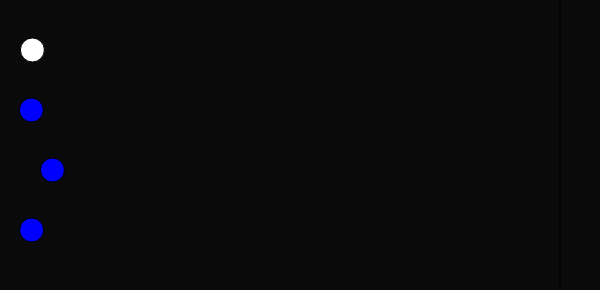
Frame 1 (no input)
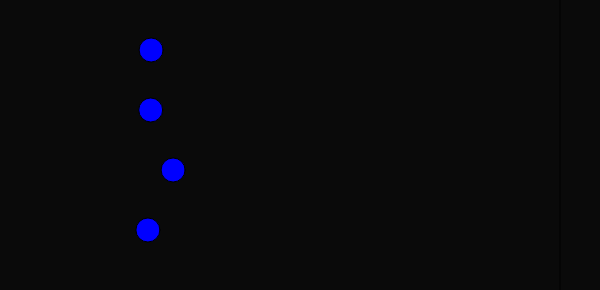
Frame 60 (no input)
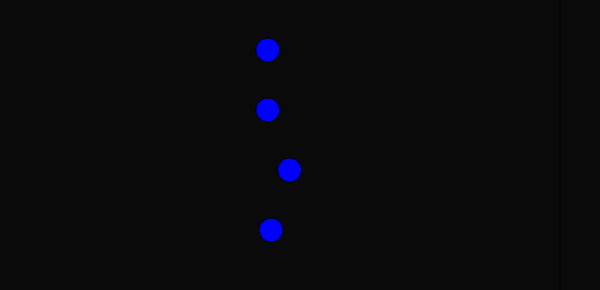
Frame 120 (the mouse pressed at the canvas centre since frame 60)

The p5.js sketch that drew these frames (run headless with seeded random() and noise() and a simulated clock; from frame 60 on, the mouse is pressed at the canvas centre):

// p5.js sketch
// ── sketch.js
let racerXs = [30, 30, 50, 30];
let startY = 50;
let yStep = 60;
let finishX = 560;
let boostX = 300;
let stopX = 560;

function setup() {
  createCanvas(600, startY + yStep * racerXs.length);
}

function draw() {
  background(10, 10, 10);
  line(finishX, 0, finishX, height);
  for (let i = 0; i < racerXs.length; i++) {
    let y = startY + yStep * i;
    if (racerXs[i] < finishX) {
      if (racerXs[i] > boostX) {
        racerXs[i] += random(4, 6);
      }
      racerXs[i] += random(1, 3);
    } else{
      racerXs=[30, 30, 50, 30];
    }

    circle(racerXs[i], y, 24);
    fill("blue");
  }
}
